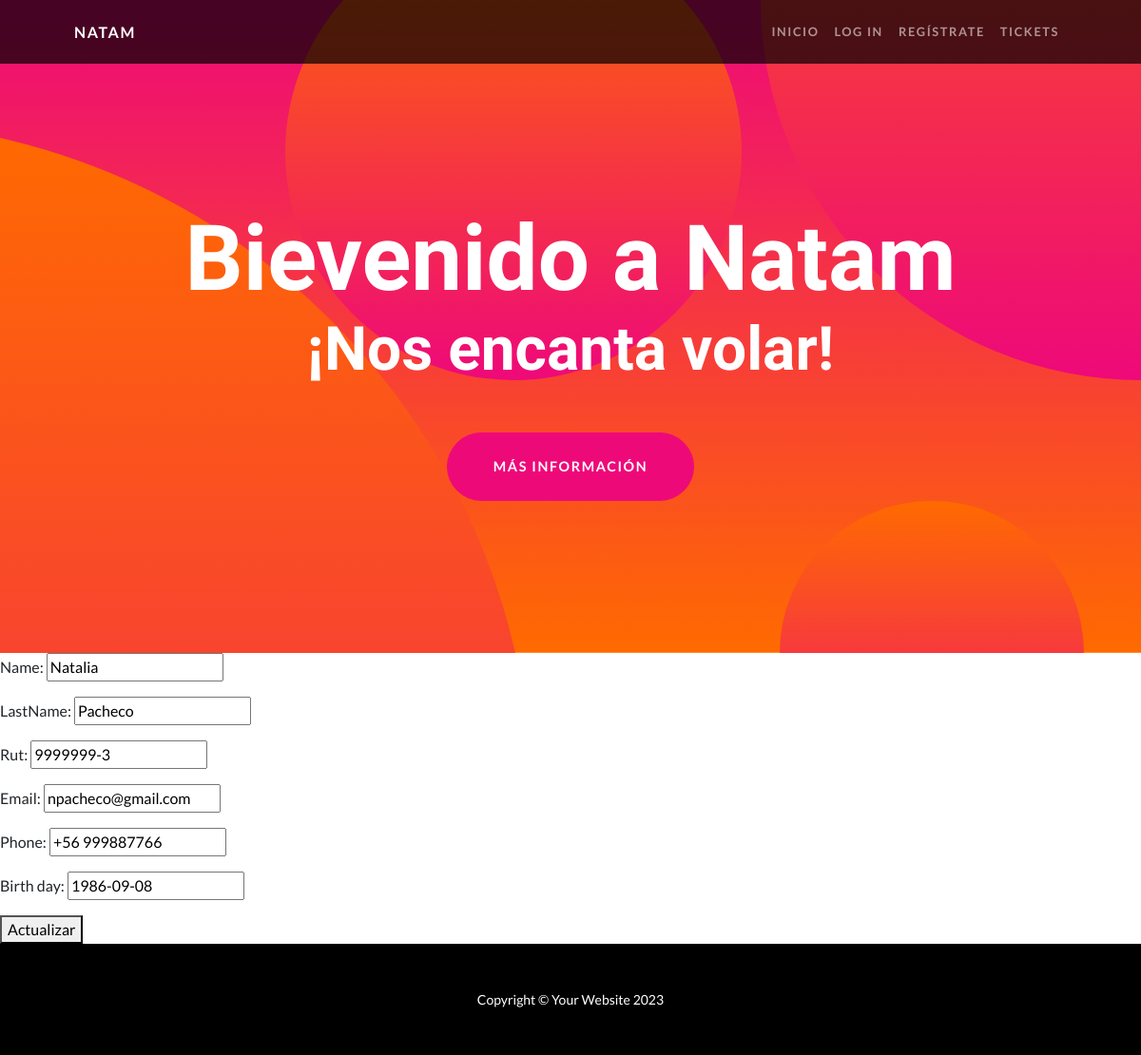
/app-natam/actualizar-register/1, run on the app's committed database.
### app_natam/models.py (models this page shows)
class register (models.Model):
    name = models.CharField (max_length= 50)
    lastName = models.CharField (max_length= 50)
    rut =models.CharField (max_length= 15)
    email = models.EmailField (max_length= 50)
    phone = models.CharField (max_length= 50)
    birth_day = models.DateField( null= True )

### app_natam/views.py (the view)
# urls.py: path('actualizar-register/<pk>',RegisterUpdate.as_view(),name="actualizarRegiter"),
class RegisterUpdate (UpdateView):
    model = register
    template_name = 'register_update.html'
    fields= ('__all__')
    success_url =  '/app-natam/Bien'
    context_object_name ='register'

### app_natam/templates/register_update.html
{% extends 'padre.html' %}
{% block contenidoquecambia %}
<form action="{% url 'actualizarRegiter' register.id %}" method="post"> {% csrf_token %}
        {{form.as_p}}
 <button type = "submit">Actualizar</button>
</form>
{% endblock contenidoquecambia %}

### data on the page
register: name "Natalia", lastName "Pacheco", rut "9999999-3", email "npacheco@gmail.com", phone "+56 999887766", birth_day "1986-09-08"
